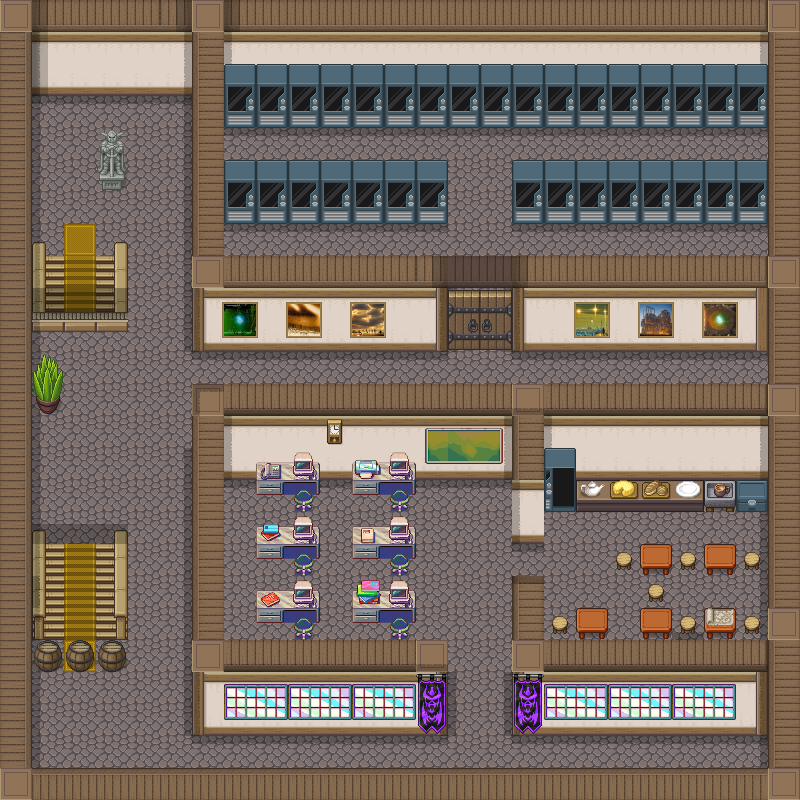

A level layout from a 2D game, rendered from its tile map. Below: a short description, then the map file with tile-grid data replaced by summaries:
An orthogonal 25x25 tile map with 32x32 px tiles, 7 tile layers (Tile Layer 1, Tile Layer 2, Tile Layer 3, Tile Layer 4, ...), 7 tilesets and 28 objects (start, collision-0002, collision-0004, collision-0005, collision-0003, ...).

<map version="1.10" tiledversion="1.10.2" orientation="orthogonal" renderorder="right-down" width="25" height="25" tilewidth="32" tileheight="32" infinite="0" nextlayerid="10" nextobjectid="144">
 <tileset firstgid="1" source="[Base]BaseChip_pipo.tsx" />
 <tileset firstgid="1001" source="../../spritesheets/slates.tsx" />
 <tileset firstgid="2289" source="../../spritesheets/Overworld.tsx" />
 <tileset firstgid="3729" source="../../spritesheets/gallery.tsx" />
 <tileset firstgid="3985" source="coolschool_tileset.tsx" />
 <tileset firstgid="4081" source="../../spritesheets/scifi.tsx" />
 <tileset firstgid="4102" source="power.tsx" />
 <layer id="1" name="Tile Layer 1" width="25" height="25">
  <properties>
   <property name="z" type="int" value="0" />
  </properties>
  <data>[625 cells, 625 non-empty, 20 distinct tile ids]</data>
 </layer>
 <layer id="2" name="Tile Layer 2" width="25" height="25">
  <data>[625 cells, 208 non-empty, 7 distinct tile ids]</data>
 </layer>
 <layer id="3" name="Tile Layer 3" width="25" height="25">
  <data>[625 cells, 21 non-empty, 7 distinct tile ids]</data>
 </layer>
 <objectgroup id="5" name="Object Layer 1">
  <object id="1" name="Start Position" type="start" x="80.466" y="247.715">
   <point />
  </object>
  <object id="20" name="collision-0002" x="25.75" y="768.125" width="742.546" height="6.84469">
   <properties>
    <property name="collision" type="bool" value="true" />
   </properties>
  </object>
  <object id="21" name="collision-0004" x="31.8333" y="87.3333" width="736.606" height="5.8182">
   <properties>
    <property name="collision" type="bool" value="true" />
   </properties>
  </object>
  <object id="22" name="collision-0005" x="25.25" y="87.3258" width="6.45455" height="681.674">
   <properties>
    <property name="collision" type="bool" value="true" />
   </properties>
  </object>
  <object id="23" name="collision-0003" x="768.458" y="87.2273" width="6.85227" height="687.848">
   <properties>
    <property name="collision" type="bool" value="true" />
   </properties>
  </object>
  <object id="116" name="teleport" x="45.6364" y="286.242" width="69.2727" height="27.8182">
   <properties>
    <property name="destination" value="gallery-upstairs" />
    <property name="x" type="int" value="75" />
    <property name="y" type="int" value="361" />
   </properties>
  </object>
  <object id="117" name="collision-0040" x="33.1061" y="243.496" width="12.1212" height="70.3407">
   <properties>
    <property name="collision" type="bool" value="true" />
   </properties>
  </object>
  <object id="118" name="collision-0041" x="114.606" y="244.163" width="12.1212" height="70.3407">
   <properties>
    <property name="collision" type="bool" value="true" />
   </properties>
  </object>
  <object id="119" name="collision-0042" x="31.9394" y="313.829" width="95.7879" height="19.0074">
   <properties>
    <property name="collision" type="bool" value="true" />
   </properties>
  </object>
  <object id="124" name="collision-0010" x="192.364" y="343.091" width="253.939" height="5.8182">
   <properties>
    <property name="collision" type="bool" value="true" />
   </properties>
  </object>
  <object id="125" name="collision-0011" x="512.364" y="343.091" width="255.939" height="5.8182">
   <properties>
    <property name="collision" type="bool" value="true" />
   </properties>
  </object>
  <object id="126" name="collision-0012" x="192.697" y="93.0909" width="5.60567" height="249.152">
   <properties>
    <property name="collision" type="bool" value="true" />
   </properties>
  </object>
  <object id="127" name="collision-0013" x="192.53" y="413.424" width="30.2723" height="319.819">
   <properties>
    <property name="collision" type="bool" value="true" />
   </properties>
  </object>
  <object id="129" name="collision-0014" x="222.864" y="413.424" width="288.939" height="64.4857">
   <properties>
    <property name="collision" type="bool" value="true" />
   </properties>
  </object>
  <object id="130" name="collision-0015" x="224.197" y="671.09" width="223.606" height="62.4857">
   <properties>
    <property name="collision" type="bool" value="true" />
   </properties>
  </object>
  <object id="131" name="collision-0016" x="512.864" y="671.424" width="254.939" height="62.4857">
   <properties>
    <property name="collision" type="bool" value="true" />
   </properties>
  </object>
  <object id="132" name="collision-0017" x="512.53" y="604.757" width="30.939" height="67.1524">
   <properties>
    <property name="collision" type="bool" value="true" />
   </properties>
  </object>
  <object id="133" name="collision-0018" x="544.53" y="414.757" width="223.606" height="95.1524">
   <properties>
    <property name="collision" type="bool" value="true" />
   </properties>
  </object>
  <object id="134" name="collision-0019" x="511.53" y="413.09" width="31.606" height="129.819">
   <properties>
    <property name="collision" type="bool" value="true" />
   </properties>
  </object>
  <object id="135" name="collision-0020" x="257.197" y="591.257" width="61.606" height="30.9857">
   <properties>
    <property name="collision" type="bool" value="true" />
   </properties>
  </object>
  <object id="136" name="collision-0021" x="353.197" y="591.507" width="61.606" height="30.9857">
   <properties>
    <property name="collision" type="bool" value="true" />
   </properties>
  </object>
  <object id="137" name="collision-0022" x="353.197" y="527.007" width="61.606" height="30.9857">
   <properties>
    <property name="collision" type="bool" value="true" />
   </properties>
  </object>
  <object id="138" name="collision-0023" x="256.697" y="527.007" width="61.606" height="30.9857">
   <properties>
    <property name="collision" type="bool" value="true" />
   </properties>
  </object>
  <object id="139" name="collision-0024" x="256.697" y="463.507" width="61.606" height="30.9857">
   <properties>
    <property name="collision" type="bool" value="true" />
   </properties>
  </object>
  <object id="140" name="collision-0025" x="352.697" y="463.507" width="61.606" height="30.9857">
   <properties>
    <property name="collision" type="bool" value="true" />
   </properties>
  </object>
  <object id="141" name="collision-0060" x="114.939" y="531.163" width="12.1212" height="107.341">
   <properties>
    <property name="collision" type="bool" value="true" />
   </properties>
  </object>
  <object id="142" name="collision-0061" x="32.6061" y="530.663" width="12.1212" height="107.341">
   <properties>
    <property name="collision" type="bool" value="true" />
   </properties>
  </object>
  <object id="143" name="collision-0062" x="31.9394" y="540.663" width="95.1212" height="3.341">
   <properties>
    <property name="collision" type="bool" value="true" />
   </properties>
  </object>
 </objectgroup>
 <layer id="4" name="Tile Layer 4" width="25" height="25">
  <properties>
   <property name="z" type="int" value="1" />
  </properties>
  <data>[625 cells, 77 non-empty, 9 distinct tile ids]</data>
 </layer>
 <layer id="7" name="Tile Layer 5" width="25" height="25">
  <data>[625 cells, 88 non-empty, 25 distinct tile ids]</data>
 </layer>
 <layer id="8" name="Tile Layer 6" width="25" height="25">
  <data>[625 cells, 49 non-empty, 27 distinct tile ids]</data>
 </layer>
 <layer id="9" name="Tile Layer 7" width="25" height="25">
  <data>[625 cells, 12 non-empty, 10 distinct tile ids]</data>
 </layer>
</map>
